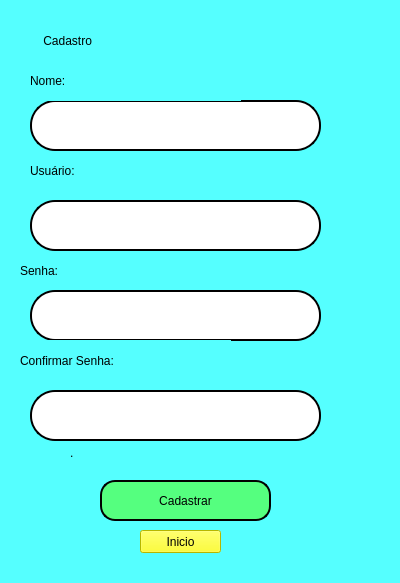
<?xml version="1.0" encoding="UTF-8"?>
<ui version="4.0">
 <class>Dialog</class>
 <widget class="QDialog" name="Dialog">
  <property name="geometry">
   <rect>
    <x>0</x>
    <y>0</y>
    <width>400</width>
    <height>583</height>
   </rect>
  </property>
  <property name="windowTitle">
   <string>Dialog</string>
  </property>
  <property name="styleSheet">
   <string notr="true">background-color: rgb(85, 255, 255);</string>
  </property>
  <widget class="QLabel" name="label_3">
   <property name="geometry">
    <rect>
     <x>0</x>
     <y>20</y>
     <width>411</width>
     <height>41</height>
    </rect>
   </property>
   <property name="styleSheet">
    <string notr="true">font: 24pt &quot;Swis721 Hv BT&quot;;
text-align: justify</string>
   </property>
   <property name="text">
    <string>             Cadastro</string>
   </property>
  </widget>
  <widget class="QLabel" name="label">
   <property name="geometry">
    <rect>
     <x>30</x>
     <y>150</y>
     <width>211</width>
     <height>41</height>
    </rect>
   </property>
   <property name="styleSheet">
    <string notr="true">font: 14pt &quot;OCR-A BT&quot;;</string>
   </property>
   <property name="text">
    <string>Usuário:</string>
   </property>
  </widget>
  <widget class="QLineEdit" name="lineEdit">
   <property name="geometry">
    <rect>
     <x>30</x>
     <y>100</y>
     <width>291</width>
     <height>51</height>
    </rect>
   </property>
   <property name="styleSheet">
    <string notr="true">background-color: rgb(255, 255, 255);
border-radius: 25px;
border-color: rgb(0, 0, 0);
border-style:outset;
border-width:2px;
border-color: rgb(0, 0, 0);
</string>
   </property>
  </widget>
  <widget class="QLabel" name="label_2">
   <property name="geometry">
    <rect>
     <x>20</x>
     <y>250</y>
     <width>211</width>
     <height>41</height>
    </rect>
   </property>
   <property name="styleSheet">
    <string notr="true">font: 14pt &quot;OCR-A BT&quot;;</string>
   </property>
   <property name="text">
    <string>Senha:</string>
   </property>
  </widget>
  <widget class="QLineEdit" name="lineEdit_2">
   <property name="geometry">
    <rect>
     <x>30</x>
     <y>200</y>
     <width>291</width>
     <height>51</height>
    </rect>
   </property>
   <property name="styleSheet">
    <string notr="true">background-color: rgb(255, 255, 255);
border-radius: 25px;
border-style:outset;
border-width:2px;
border-color: rgb(0, 0, 0);
</string>
   </property>
  </widget>
  <widget class="QPushButton" name="pushButton">
   <property name="geometry">
    <rect>
     <x>100</x>
     <y>480</y>
     <width>171</width>
     <height>41</height>
    </rect>
   </property>
   <property name="styleSheet">
    <string notr="true">color: rgb(0, 0, 0);
background-color: rgb(85, 255, 127);
font: 10pt &quot;MS Shell Dlg 2&quot;;
border-radius: 15%;
border-style:outset;
border-width:2px;
border-color: rgb(0, 0, 0);
</string>
   </property>
   <property name="text">
    <string>Cadastrar</string>
   </property>
  </widget>
  <widget class="QPushButton" name="pushButton_2">
   <property name="geometry">
    <rect>
     <x>140</x>
     <y>530</y>
     <width>81</width>
     <height>23</height>
    </rect>
   </property>
   <property name="styleSheet">
    <string notr="true">background-color: rgb(255, 255, 0);</string>
   </property>
   <property name="text">
    <string>Inicio</string>
   </property>
  </widget>
  <widget class="QLabel" name="label_4">
   <property name="geometry">
    <rect>
     <x>30</x>
     <y>60</y>
     <width>211</width>
     <height>41</height>
    </rect>
   </property>
   <property name="styleSheet">
    <string notr="true">font: 14pt &quot;OCR-A BT&quot;;</string>
   </property>
   <property name="text">
    <string>Nome:</string>
   </property>
  </widget>
  <widget class="QLineEdit" name="lineEdit_3">
   <property name="geometry">
    <rect>
     <x>30</x>
     <y>290</y>
     <width>291</width>
     <height>51</height>
    </rect>
   </property>
   <property name="styleSheet">
    <string notr="true">background-color: rgb(255, 255, 255);
border-radius: 25px;
border-color: rgb(0, 0, 0);
border-style:outset;
border-width:2px;
border-color: rgb(0, 0, 0);
</string>
   </property>
  </widget>
  <widget class="QLineEdit" name="lineEdit_4">
   <property name="geometry">
    <rect>
     <x>30</x>
     <y>390</y>
     <width>291</width>
     <height>51</height>
    </rect>
   </property>
   <property name="styleSheet">
    <string notr="true">background-color: rgb(255, 255, 255);
border-radius: 25px;
border-style:outset;
border-width:2px;
border-color: rgb(0, 0, 0);
</string>
   </property>
  </widget>
  <widget class="QLabel" name="label_5">
   <property name="geometry">
    <rect>
     <x>20</x>
     <y>340</y>
     <width>211</width>
     <height>41</height>
    </rect>
   </property>
   <property name="styleSheet">
    <string notr="true">font: 14pt &quot;OCR-A BT&quot;;</string>
   </property>
   <property name="text">
    <string>Confirmar Senha:</string>
   </property>
  </widget>
  <widget class="QLabel" name="label_6">
   <property name="geometry">
    <rect>
     <x>70</x>
     <y>443</y>
     <width>191</width>
     <height>20</height>
    </rect>
   </property>
   <property name="text">
    <string>.</string>
   </property>
  </widget>
 </widget>
 <resources/>
 <connections/>
</ui>
